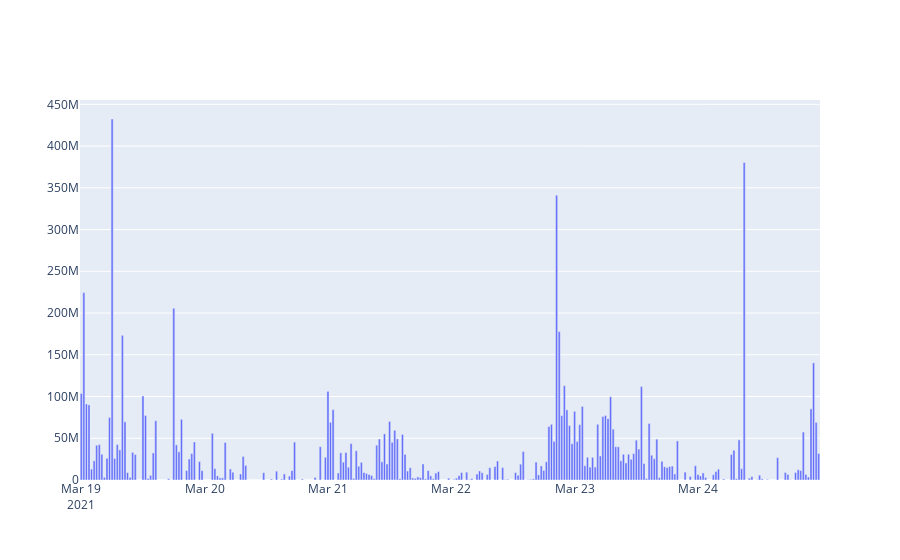

Source (notebook cell):
### Code cell
fig.show()

### Figure 1 — Plotly figure (JSON) as saved in the notebook; plotly's stock layout.template omitted (floating-point values rounded to 4 significant figures; data arrays with more than 128 entries replaced by an {"elided": "..."} marker saying what was removed)
{"data": [{"type": "bar", "x": {"elided": "288 str values"}, "y": {"elided": "288 int values"}}], "layout": {}}
